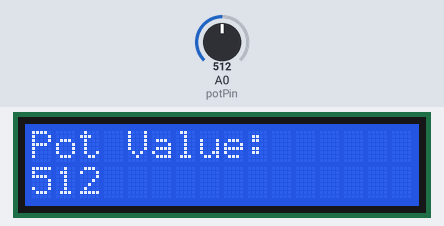
Simulated run of this sketch. Board: Arduino Uno, built with avr-gcc and run on an emulated ATmega328P. On the bench: 16×2 character LCD. The test bench sets the inputs (shaded band); at power-on: A0 (potPin) = 512.

Above: at 1.2 s.
1.3 s: A0 (potPin) set to 716
At 2.0 s:
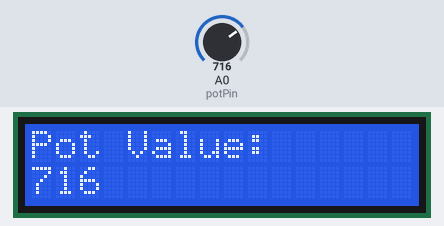
2.8 s: A0 (potPin) set to 900
At 4.1 s:
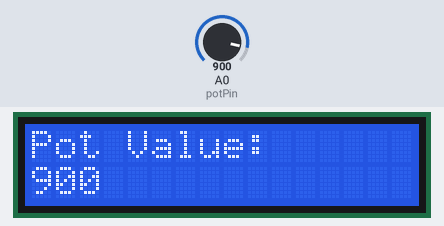
4.4 s: A0 (potPin) set to 1023
At 5.3 s:
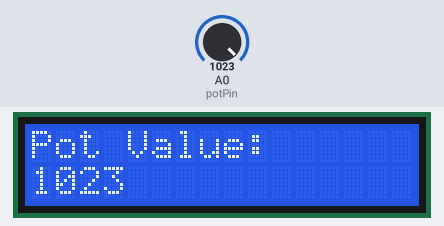
Timing chart, 0 to 7.4 s (numbered marks = the images above; inputs shaded):
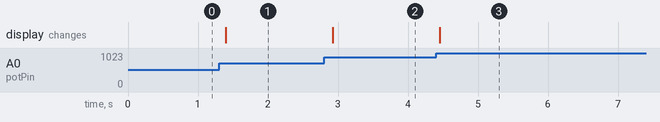

Measured:
- after the input at 1.3 s, the display: changes after 0.09 s (image 1)
- after the input at 2.8 s, the display: changes after 0.12 s (image 2)
- after the input at 4.4 s, the display: changes after 0.05 s (image 3)

The sketch:

potentio_meter_lcd.ino
```cpp
#include <Wire.h>
#include <LiquidCrystal_I2C.h>

LiquidCrystal_I2C lcd(0x27, 16, 2);

int potPin = A0;
int potValue = 0;

void setup() {
  lcd.init();
  lcd.backlight();
}

void loop() {
  potValue = analogRead(potPin);   // reads 0–1023

  lcd.setCursor(0, 0);
  lcd.print("Pot Value:");

  lcd.setCursor(0, 1);
  lcd.print(potValue);
  lcd.print("     "); // clears old digits

  delay(200);
}
```
